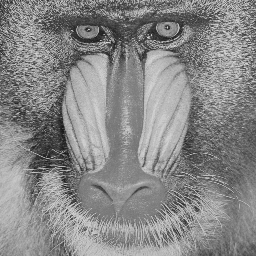
#> input picture DISP2_code/BABOON.BMP, 256 x 256 px
$ python 'NRMSE SNR SSIM.py'
#> lines starting #> are read from the running program, lines starting #| are printed output that depends on the picture; long printed decimals are rounded
import cv2
import numpy as np
from skimage.metrics import structural_similarity as ssim
import skimage.measure

# Dark mode Light mode
img1 = cv2.imread('BABOON.BMP', cv2.IMREAD_COLOR)
#> img1 is the input picture: shape (256, 256, 3); min 22, max 223, mean 135.7
YCrCb = cv2.cvtColor(img1, cv2.COLOR_BGR2YCR_CB)
#> YCrCb: shape (256, 256, 3); mean of channels 0, 1, 2 135.7, 128, 128
YCrCb[:,:,0] = 255 * ((YCrCb[:,:,0] / 255) ** (0.5))
#> YCrCb: shape (256, 256, 3); mean of channels 0, 1, 2 183.4, 128, 128
Light_img1 = cv2.cvtColor(YCrCb, cv2.COLOR_YCrCb2BGR)
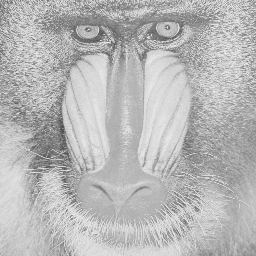
#> Light_img1: shape (256, 256, 3); min 74, max 238, mean 183.4
# inverse_img1 = 255 - img1
cv2.imwrite(".png", Light_img1)
# cv2.imshow('image', Light_img1)
# cv2.waitKey(0)

img2 = cv2.imread('peppers256.bmp', cv2.IMREAD_COLOR)
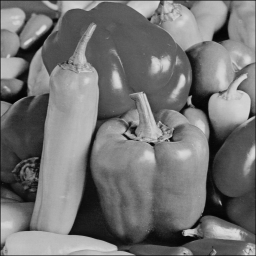
#> input picture DISP2_code/peppers256.bmp, 256 x 256 px
#> img2 is the input picture: shape (256, 256, 3); min 3, max 220, mean 115.6

# doing the NRMSE
NRMSE1 = np.sqrt(np.sum(np.square(Light_img1 - img1)) / np.sum(np.square(img1)))
#> NRMSE1 = 1.08
NRMSE2 = np.sqrt(np.sum(np.square(img2 - img1)) / np.sum(np.square(img1)))
#> NRMSE2 = 1.02
print("NRMSE :", NRMSE1, " ", NRMSE2)
#| NRMSE : 1.081   1.022

# doing the PSNR
PSNR1 = 10 * np.log10(255 ** 2 / np.mean(np.square(Light_img1 - img1)))
#> PSNR1 = 27.43
PSNR2 = 10 * np.log10(255 ** 2 / np.mean(np.square(img2 - img1)))
#> PSNR2 = 27.92
print("SNR :", PSNR1, PSNR2)
#| SNR : 27.430 27.923

# doing the SSIM
def ssim(img1, img2):
    mean_x = np.mean(img1)
#> mean_x = 135.7
    mean_y = np.mean(img2)
#> mean_y = 183.4
    var_x = np.var(img1)
#> var_x = 1503.6
    var_y = np.var(img2)
#> var_y = 789.7
    cov = np.sum((img1 - mean_x) * (img2 - mean_y)) / (len(img1) - 1)
#> cov = 836217.3
    L = np.max(img1) - np.min(img1)
#> L = 201
    c1 = np.sqrt(1/L)
#> c1 = 0.0705
    c2 = c1
#> c2 = 0.0705

    return (((2 * mean_x * mean_y) + (c1 * L) ** 2) * (2 * cov) + (c2 * L) ** 2) / (((mean_x) ** 2 + (mean_y) ** 2 + (c1 * L) ** 2) * ((var_x) ** 2 + (var_y) ** 2 + (c2 * L) ** 2))

print("SSIM :", ssim(img1, Light_img1), ssim(img1, img2))
#| SSIM : 0.5546 0.01518
